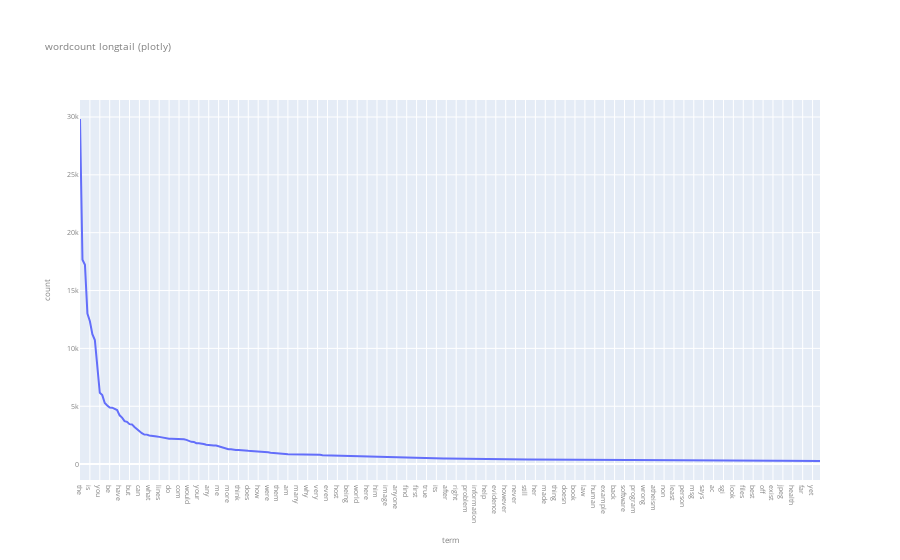

Write notebook code for a chart like this one.
### Markdown cell above
### >>> **Exercise 15 (take home):** 
Additionally, you can attempt to sort the terms on the `x-axis` by frequency instead of in alphabetical order. This way the visualization is more meaninfgul and you will be able to observe the so called [long tail](https://en.wikipedia.org/wiki/Long_tail) (get familiar with this term since it will appear a lot in data mining and other statistics courses). see picture below

![alt txt](https://upload.wikimedia.org/wikipedia/commons/thumb/8/8a/Long_tail.svg/1000px-Long_tail.svg.png)

### Code cell
# Answer here
fig = px.line(bar_df[bar_df['count'] > MIN_AMOUNT].sort_values(by="count", ascending=False)[:300],
             x = 'term', y = 'count',
             title = "wordcount longtail (plotly)")
fig.update_layout(
    font=dict(
        size=7,
        color="gray"
    )
)

fig.show()

### Figure 1 — Plotly figure (JSON) as saved in the notebook; plotly's stock layout.template omitted (floating-point values rounded to 4 significant figures; data arrays with more than 128 entries replaced by an {"elided": "..."} marker saying what was removed)
{"data": [{"hovertemplate": "term=%{x}<br>count=%{y}<extra></extra>", "legendgroup": "", "line": {"color": "#636efa", "dash": "solid"}, "marker": {"symbol": "circle"}, "mode": "lines", "name": "", "orientation": "v", "showlegend": false, "type": "scatter", "x": {"elided": "300 str values"}, "xaxis": "x", "y": {"elided": "300 int values"}, "yaxis": "y"}], "layout": {"font": {"color": "gray", "size": 7}, "legend": {"tracegroupgap": 0}, "title": {"text": "wordcount longtail (plotly)"}, "xaxis": {"anchor": "y", "domain": [0, 1], "title": {"text": "term"}}, "yaxis": {"anchor": "x", "domain": [0, 1], "title": {"text": "count"}}}}
